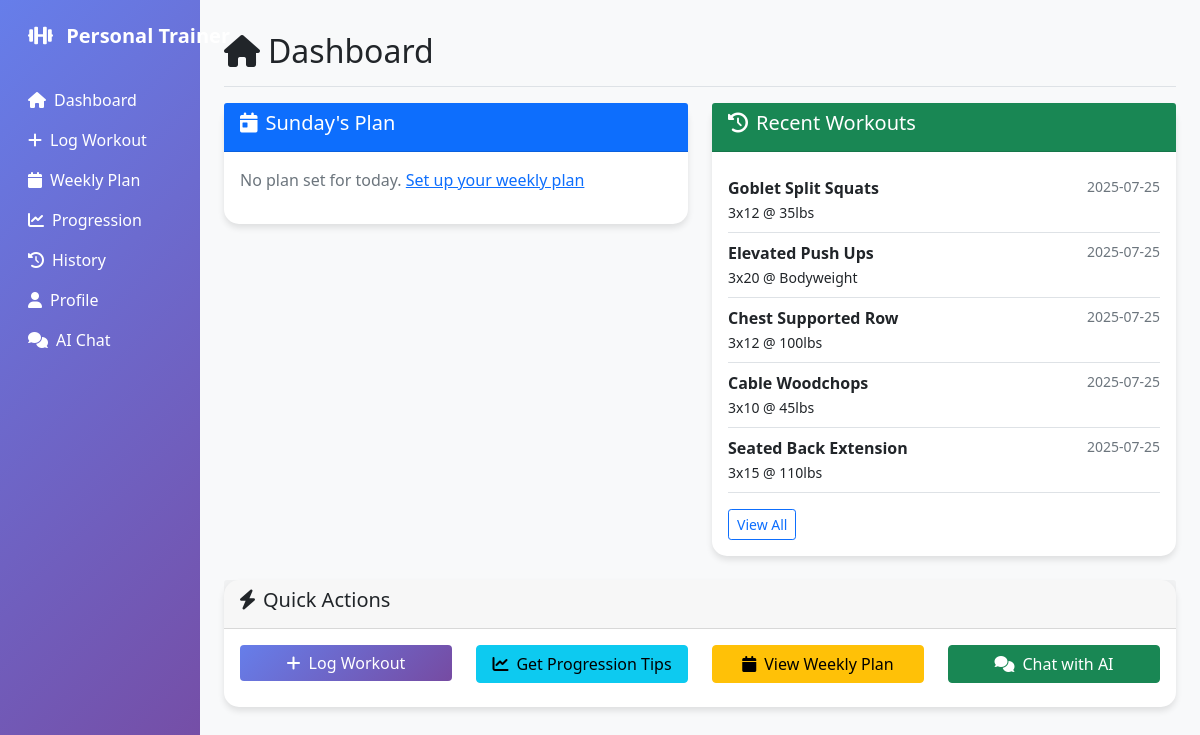
The page / on the database its author committed.
### tables this page shows
CREATE TABLE workouts (
    id INTEGER PRIMARY KEY AUTOINCREMENT,
    exercise_name TEXT,
    sets INTEGER,
    reps TEXT,
    weight TEXT,
    date_logged TEXT,
    notes TEXT
);

### app.py (the view)
@app.route('/')
def dashboard():
    today = datetime.date.today().strftime('%A').lower()
    today_plan = get_weekly_plan(today)
    conn = get_db_connection()
    cursor = conn.cursor()
    cursor.execute("""
        SELECT exercise_name, sets, reps, weight, date_logged
        FROM workouts
        ORDER BY date_logged DESC
        LIMIT 10
    """)
    recent_workouts = cursor.fetchall()
    conn.close()
    needs_onboarding = not is_onboarding_complete()
    return render_template('dashboard.html',
                         today=today.title(),
                         today_plan=today_plan,
                         recent_workouts=recent_workouts,
                         needs_onboarding=needs_onboarding)

### app.py (called while the page is built, shortened)
def get_db_connection():
    conn = sqlite3.connect('workout_logs.db')
    return conn

def get_weekly_plan(day=None):
    conn = get_db_connection()
    cursor = conn.cursor()
    if day:
        cursor.execute('''
            SELECT day_of_week, exercise_name, target_sets, target_reps, target_weight, exercise_order, notes
            FROM weekly_plan
            WHERE day_of_week = ?
            ORDER BY exercise_order
        ''', (day.lower(),))
    result = cursor.fetchall()
    conn.close()
    return result

def is_onboarding_complete():
    conn = get_db_connection()
    cursor = conn.cursor()
    cursor.execute("SELECT onboarding_completed FROM user_background WHERE user_id = 1")
    result = cursor.fetchone()
    conn.close()
    return result and result[0]

### templates/dashboard.html (shortened to what this page needs)
{% extends "base.html" %}
{% block content %}
<div class="d-flex justify-content-between flex-wrap flex-md-nowrap align-items-center pt-3 pb-2 mb-3 border-bottom">
    <h1 class="h2"><i class="fas fa-home me-2"></i>Dashboard</h1>
</div>
<div class="row">
    <div class="col-md-6 mb-4">
        <div class="card">
            <div class="card-header bg-primary text-white">
                <h5><i class="fas fa-calendar-day me-2"></i>{{ today }}'s Plan</h5>
            </div>
            <div class="card-body">
                {% if today_plan %}
                    {% for row in today_plan %}
                        {% set day, exercise, sets, reps, weight, order, notes = row %}
                        <div class="d-flex justify-content-between align-items-center border-bottom py-2">
                            <div>
                                <strong>{{ exercise.title() }}</strong><br>
                                <small class="text-muted">{{ sets }}x{{ reps }} @ {{ weight }}</small>
                            </div>
                            <button class="btn btn-sm btn-outline-success" onclick="quickLog('{{ exercise }}', {{ sets }}, '{{ reps }}', '{{ weight }}')">
                                <i class="fas fa-check"></i>
                            </button>
                        </div>
                    {% endfor %}
                {% else %}
                    <p class="text-muted">No plan set for today. <a href="{{ url_for('weekly_plan') }}">Set up your weekly plan</a></p>
                {% endif %}
            </div>
        </div>
    </div>
    <div class="col-md-6 mb-4">
        <div class="card">
            <div class="card-header bg-success text-white">
                <h5><i class="fas fa-history me-2"></i>Recent Workouts</h5>
            </div>
            <div class="card-body">
                {% if recent_workouts %}
                    {% for workout in recent_workouts[:5] %}
                        {% set exercise, sets, reps, weight, date = workout %}
                        <div class="border-bottom py-2">
                            <div class="d-flex justify-content-between">
                                <strong>{{ exercise.title() }}</strong>
                                <small class="text-muted">{{ date }}</small>
                            </div>
                            <small>{{ sets }}x{{ reps }} @ {{ weight }}</small>
                        </div>
                    {% endfor %}
                    <div class="mt-3">
                        <a href="{{ url_for('history') }}" class="btn btn-sm btn-outline-primary">View All</a>
                    </div>
                {% else %}
                    <p class="text-muted">No workouts logged yet. <a href="{{ url_for('log_workout') }}">Log your first workout!</a></p>
                {% endif %}
            </div>
        </div>
    </div>
</div>
<div class="row">
    <div class="col-md-12">
        <div class="card">
            <div class="card-header">
                <h5><i class="fas fa-bolt me-2"></i>Quick Actions</h5>
            </div>
            <div class="card-body">
                <div class="row">
                    <div class="col-md-3 mb-2">
                        <a href="{{ url_for('log_workout') }}" class="btn btn-primary w-100">
                            <i class="fas fa-plus me-2"></i>Log Workout
                        </a>
                    </div>
                    <div class="col-md-3 mb-2">
                        <a href="{{ url_for('progression') }}" class="btn btn-info w-100">
                            <i class="fas fa-chart-line me-2"></i>Get Progression Tips
                        </a>
                    </div>
                    <div class="col-md-3 mb-2">
                        <a href="{{ url_for('weekly_plan') }}" class="btn btn-warning w-100">
                            <i class="fas fa-calendar me-2"></i>View Weekly Plan
                        </a>
                    </div>
                    <div class="col-md-3 mb-2">
                        <a href="{{ url_for('chat') }}" class="btn btn-success w-100">
                            <i class="fas fa-comments me-2"></i>Chat with AI
                        </a>
                    </div>
                </div>
            </div>
        </div>
    </div>
</div>
{% endblock %}

### templates/base.html (shortened to what this page needs)
<!DOCTYPE html>
<html lang="en">
<head>
    <link href="https://cdn.jsdelivr.net/npm/bootstrap@5.1.3/dist/css/bootstrap.min.css" rel="stylesheet">
    <link href="https://cdnjs.cloudflare.com/ajax/libs/font-awesome/6.0.0/css/all.min.css" rel="stylesheet">
</head>
<body>
    <div class="container-fluid">
        <div class="row">
            <nav class="col-md-3 col-lg-2 d-md-block sidebar collapse">
                <div class="position-sticky pt-3">
                    <div class="navbar-brand px-3 mb-4">
                        <i class="fas fa-dumbbell me-2"></i>
                        Personal Trainer
                    </div>
                    <ul class="nav flex-column">
                        <li class="nav-item">
                            <a class="nav-link text-white" href="{{ url_for('dashboard') }}">
                                <i class="fas fa-home me-2"></i>Dashboard
                            </a>
                        </li>
                        <li class="nav-item">
                            <a class="nav-link text-white" href="{{ url_for('log_workout') }}">
                                <i class="fas fa-plus me-2"></i>Log Workout
                            </a>
                        </li>
                        <li class="nav-item">
                            <a class="nav-link text-white" href="{{ url_for('weekly_plan') }}">
                                <i class="fas fa-calendar me-2"></i>Weekly Plan
                            </a>
                        </li>
                        <li class="nav-item">
                            <a class="nav-link text-white" href="{{ url_for('progression') }}">
                                <i class="fas fa-chart-line me-2"></i>Progression
                            </a>
                        </li>
                        <li class="nav-item">
                            <a class="nav-link text-white" href="{{ url_for('history') }}">
                                <i class="fas fa-history me-2"></i>History
                            </a>
                        </li>
                        <li class="nav-item">
                            <a class="nav-link text-white" href="{{ url_for('profile') }}">
                                <i class="fas fa-user me-2"></i>Profile
                            </a>
                        </li>
                        <li class="nav-item">
                            <a class="nav-link text-white" href="{{ url_for('chat') }}">
                                <i class="fas fa-comments me-2"></i>AI Chat
                            </a>
                        </li>
                    </ul>
                </div>
            </nav>
            <main class="col-md-9 ms-sm-auto col-lg-10 px-md-4 main-content">
                <div class="pt-3">
                    {% block content %}{% endblock %}
                </div>
            </main>
        </div>
    </div>
</body>
</html>

### templates/base.html (style rules this page uses)
.sidebar { min-height: 100vh; background: linear-gradient(135deg, #667eea 0%, #764ba2 100%); }
.main-content { background-color: #f8f9fa; min-height: 100vh; }
.card { border: none; border-radius: 15px; box-shadow: 0 4px 6px rgba(0, 0, 0, 0.1); }
.btn-primary { background: linear-gradient(135deg, #667eea 0%, #764ba2 100%); border: none; }
.navbar-brand { font-weight: bold; color: white !important; }

### rows shown on the page
workouts: title "Goblet Split Squats", date_logged "2025-07-25", sets "3", reps "12", weight "35lbs"
workouts: title "Elevated Push Ups", date_logged "2025-07-25", sets "3", reps "20", weight "Bodyweight"
workouts: title "Chest Supported Row", date_logged "2025-07-25", sets "3", reps "12", weight "100lbs"
workouts: title "Cable Woodchops", date_logged "2025-07-25", sets "3", reps "10", weight "45lbs"
workouts: title "Seated Back Extension", date_logged "2025-07-25", sets "3", reps "15", weight "110lbs"

### other values the page prints
{{ today }} "Sunday"
